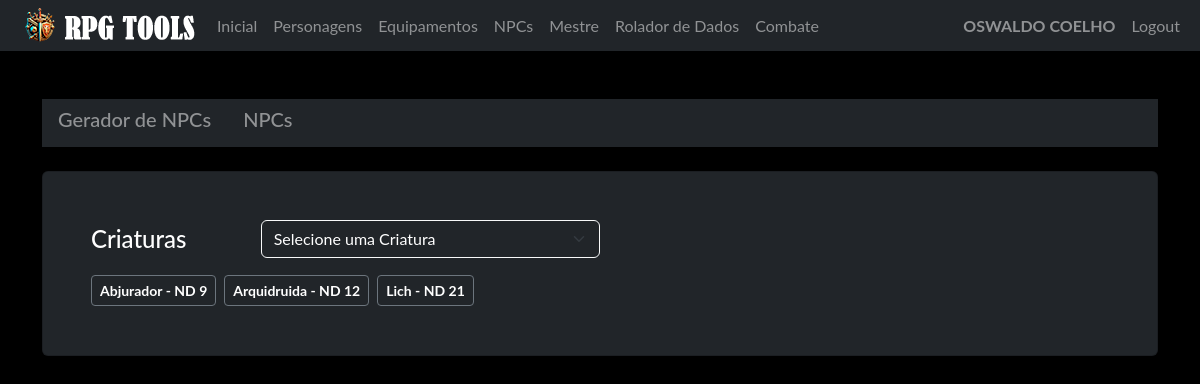
The app's page /npc/criatura (signed in) with its own data.
### model/user_model.py (models this page shows, shortened)
class User(db.Model, UserMixin):
    __tablename__ = "user"
    id = db.Column('id', db.Integer, primary_key=True)
    nome = db.Column('nome', db.String(150))
    sobrenome = db.Column('sobrenome', db.String(150))
    email = db.Column('email', db.String(50), unique=True)
    telefone = db.Column('telefone', db.String(15), unique=True, nullable=False)
    login = db.Column('login', db.String(50), unique=True, nullable=False)
    senha = db.Column('senha', db.String(550), nullable=False)
    tipo = db.Column('tipo', db.String(25), nullable=False, default="none")
    personagens = db.relationship("Personagem", foreign_keys=[Personagem.id_user], back_populates="user")

### model/personagens_model.py (models this page shows, shortened)
class Personagem(db.Model):
    __tablename__ = "personagens"
    id = db.Column(db.Integer, primary_key=True)
    id_user = db.Column(db.Integer, db.ForeignKey('user.id'))
    ficha = db.Column(db.JSON, nullable=False)
    nome = db.Column(db.String(150), nullable=False)
    tipo = db.Column(db.String(25), nullable=False, default="não informado")
    user = db.relationship("User", foreign_keys=[id_user], back_populates="personagens")
    @classmethod
    def monstros(cls, id_user, id=None):
        query = cls.query.filter_by(id_user=id_user, tipo="Criatura")
        if id is not None:
            query = query.filter(or_(cls.id == id, cls.id == None))
        query = query.order_by(cls.nome.asc())
        return query.all()

### routes/npc.py (the view)
@blueprint_npc.route('/criatura', methods=['GET', 'POST'])
def criatura_index():
    if request.method == 'GET':
        npcs = Personagem.monstros(id_user=current_user.id)
        return render_template('criatura.html', npcs=npcs)
    if request.method == 'POST':
        return redirect('/')

### routes/login.py (called while the page is built)
@login_manager.user_loader
def get_user(id):
    return User.query.get(id)

### templates/criatura.html (shortened to what this page needs)
{% extends 'base.html' %}
{% block conteudo %}
    {% if current_user.is_authenticated %}
    <div class="navbar navbar-expand-lg navbar bg-dark">
        <h5 class="d-inline-block mx-3">
            <a  href="/npc/create" class="text-white-50 link-underline link-underline-opacity-0"> Gerador de NPCs</a>
        </h5>
        <h5 class="d-inline-block mx-3">
            <a  href="/npc" class="text-white-50 link-underline link-underline-opacity-0"> NPCs</a>
        </h5>
    </div>
    <br>
    <div class="card shadow p-5 bg-dark text-white-50 no-margin">
        <div class="d-flex align-items-center mb-3">
            <h4 class="text-white col-md-2 mb-0">Criaturas</h4>
            <div class="col-md-4">
                <select id="npc-select" class="form-select bg-dark text-white border-light">
                    <option value="" disabled selected>Selecione uma Criatura</option>
                </select>
            </div>
        </div>
        <div class="d-flex flex-wrap gap-2">
        {% for npc in npcs %}
        <p>
            <button type="button" class="btn btn-outline-secondary btn-sm" data-bs-toggle="modal" data-bs-target="#exampleModal{{ npc.id }}"> <strong class="text-white"> {{npc.ficha['nome']}} - ND {{npc.ficha['nd']}}</strong> </button>
        </p>
        {% endfor %}
        </div>
    </div>
    <br>
    {% endif %}
{% endblock %}

### templates/base.html (shortened to what this page needs)
<!doctype html>
<html lang="pt-BR">
  <head>
    <link rel="stylesheet" href="{{ url_for('static', filename='css/bootstrap.min.css') }}">
    <link rel="stylesheet" href="{{ url_for('static', filename='css/custom.css') }}">
  </head>
  <body class="bg-black font_rpg">
    <nav class="navbar navbar-expand-lg navbar bg-dark"  data-bs-theme="dark">
        <div class="container-fluid">
            <ul class="navbar-nav">
              <img src="/static/imagem/logo35.png"/>
              {% if current_user.is_authenticated %}
              <li class="nav-item"><a class="nav-link active mb-0 h1 text-white-50" href="/">Inicial</a> </li>
              <li class="nav-item"><a class="nav-link active mb-0 h1 text-white-50" href="/pj/">Personagens</a> </li>
              <li class="nav-item"><a class="nav-link active mb-0 h1 text-white-50" href="/equip/">Equipamentos</a> </li>
              <li class="nav-item"><a class="nav-link active mb-0 h1 text-white-50" href="/npc/">NPCs</a> </li>
              <li class="nav-item"><a class="nav-link active mb-0 h1 text-white-50" href="/campanha/">Mestre</a> </li>
              <li class="nav-item"><a class="nav-link active mb-0 h1 text-white-50" href="/rolador/">Rolador de Dados</a> </li>
              <li class="nav-item"><a class="nav-link active mb-0 h1 text-white-50" href="#">Combate</a> </li>
              {% endif %}
            </ul>
              <ul class="navbar-nav ms-auto">
              {% if current_user.is_authenticated %}
                <li class="nav-item"><p class="nav-link active mb-0 h1 text-white-50"><b> {{current_user.nome}} {{current_user.sobrenome}}</b></p> </li>
                <li class="nav-item"><a class="nav-link active mb-0 h1 text-white-50" href="/logout">Logout</a> </li>
              {% else %}
                <li class="nav-item"><a class="nav-link active mb-0 h1 text-white-50" href="/login">Login</a> </li>
                <li class="nav-item"><a class="nav-link active mb-0 h1 text-white-50" href="/login/register">Register</a> </li>
              {% endif %}
              </ul>
        </div>
    </nav>
    <div class="container">
      <br>
      <br>
        {% block conteudo %}
        {% endblock %}
        <br>
        <br>
        <br>
        <br>
    </div>
  </body>

### static/css/custom.css (style rules this page uses)
.font_rpg { font-family: "Lato", "Helvetica Neue", Helvetica, Arial, sans-serif; }
.no-margin p { margin-top: 1px; margin-bottom: 1px; }

### records on screen
User: nome "OSWALDO", sobrenome "COELHO"
Personagem: ficha.nome "Abjurador", ficha.nd "9"
Personagem: ficha.nome "Arquidruida", ficha.nd "12"
Personagem: ficha.nome "Lich", ficha.nd "21"
